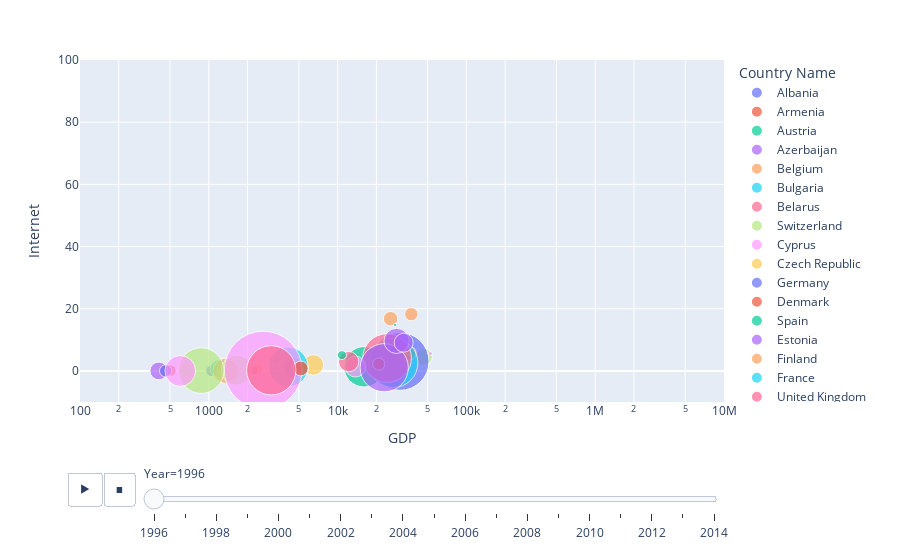

Notebook code for this chart:
### Code cell
fig = px.scatter(data, x="GDP", y="Internet", animation_frame="Year", animation_group="Country Name",
           size="Population", color="Country Name", hover_name="Country Name",
           log_x=True, size_max=55, range_x=[100,10000000], range_y=[-10,100])
fig.show()

### Figure 1 — Plotly figure (JSON) as saved in the notebook; plotly's stock layout.template omitted (floating-point values rounded to 4 significant figures)
{"data": [{"hovertemplate": "<b>%{hovertext}</b><br><br>Country Name=Albania<br>Year=1996<br>GDP=%{x}<br>Internet=%{y}<br>Population=%{marker.size}<extra></extra>", "hovertext": ["Albania"], "ids": ["Albania"], "legendgroup": "Albania", "marker": {"color": "#636efa", "size": [3168033], "sizemode": "area", "sizeref": 48980.0, "symbol": "circle"}, "mode": "markers", "name": "Albania", "orientation": "v", "showlegend": true, "type": "scatter", "x": [1046.0], "xaxis": "x", "y": [0.0322], "yaxis": "y"}, {"hovertemplate": "<b>%{hovertext}</b><br><br>Country Name=Armenia<br>Year=1996<br>GDP=%{x}<br>Internet=%{y}<br>Population=%{marker.size}<extra></extra>", "hovertext": ["Armenia"], "ids": ["Armenia"], "legendgroup": "Armenia", "marker": {"color": "#EF553B", "size": [3168215], "sizemode": "area", "sizeref": 48980.0, "symbol": "circle"}, "mode": "markers", "name": "Armenia", "orientation": "v", "showlegend": true, "type": "scatter", "x": [504.1], "xaxis": "x", "y": [0.09457], "yaxis": "y"}, {"hovertemplate": "<b>%{hovertext}</b><br><br>Country Name=Austria<br>Year=1996<br>GDP=%{x}<br>Internet=%{y}<br>Population=%{marker.size}<extra></extra>", "hovertext": ["Austria"], "ids": ["Austria"], "legendgroup": "Austria", "marker": {"color": "#00cc96", "size": [7959017], "sizemode": "area", "sizeref": 48980.0, "symbol": "circle"}, "mode": "markers", "name": "Austria", "orientation": "v", "showlegend": true, "type": "scatter", "x": [29810.0], "xaxis": "x", "y": [6.909], "yaxis": "y"}, {"hovertemplate": "<b>%{hovertext}</b><br><br>Country Name=Azerbaijan<br>Year=1996<br>GDP=%{x}<br>Internet=%{y}<br>Population=%{marker.size}<extra></extra>", "hovertext": ["Azerbaijan"], "ids": ["Azerbaijan"], "legendgroup": "Azerbaijan", "marker": {"color": "#ab63fa", "size": [7763000], "sizemode": "area", "sizeref": 48980.0, "symbol": "circle"}, "mode": "markers", "name": "Azerbaijan", "orientation": "v", "showlegend": true, "type": "scatter", "x": [409.2], "xaxis": "x", "y": [0.006355], "yaxis": "y"}, {"hovertemplate": "<b>%{hovertext}</b><br><br>Country Name=Belgium<br>Year=1996<br>GDP=%{x}<br>Internet=%{y}<br>Population=%{marker.size}<extra></extra>", "hovertext": ["Belgium"], "ids": ["Belgium"], "legendgroup": "Belgium", "marker": {"color": "#FFA15A", "size": [10156637], "sizemode": "area", "sizeref": 48980.0, "symbol": "circle"}, "mode": "markers", "name": "Belgium", "orientation": "v", "showlegend": true, "type": "scatter", "x": [27700.0], "xaxis": "x", "y": [2.968], "yaxis": "y"}, {"hovertemplate": "<b>%{hovertext}</b><br><br>Country Name=Bulgaria<br>Year=1996<br>GDP=%{x}<br>Internet=%{y}<br>Population=%{marker.size}<extra></extra>", "hovertext": ["Bulgaria"], "ids": ["Bulgaria"], "legendgroup": "Bulgaria", "marker": {"color": "#19d3f3", "size": [8362826], "sizemode": "area", "sizeref": 48980.0, "symbol": "circle"}, "mode": "markers", "name": "Bulgaria", "orientation": "v", "showlegend": true, "type": "scatter", "x": [1209.0], "xaxis": "x", "y": [0.7253], "yaxis": "y"}, {"hovertemplate": "<b>%{hovertext}</b><br><br>Country Name=Belarus<br>Year=1996<br>GDP=%{x}<br>Internet=%{y}<br>Population=%{marker.size}<extra></extra>", "hovertext": ["Belarus"], "ids": ["Belarus"], "legendgroup": "Belarus", "marker": {"color": "#FF6692", "size": [10160000], "sizemode": "area", "sizeref": 48980.0, "symbol": "circle"}, "mode": "markers", "name": "Belarus", "orientation": "v", "showlegend": true, "type": "scatter", "x": [1452.0], "xaxis": "x", "y": [0.0293], "yaxis": "y"}, {"hovertemplate": "<b>%{hovertext}</b><br><br>Country Name=Switzerland<br>Year=1996<br>GDP=%{x}<br>Internet=%{y}<br>Population=%{marker.size}<extra></extra>", "hovertext": ["Switzerland"], "ids": ["Switzerland"], "legendgroup": "Switzerland", "marker": {"color": "#B6E880", "size": [7071850], "sizemode": "area", "sizeref": 48980.0, "symbol": "circle"}, "mode": "markers", "name": "Switzerland", "orientation": "v", "showlegend": true, "type": "scatter", "x": [46680.0], "xaxis": "x", "y": [4.55], "yaxis": "y"}, {"hovertemplate": "<b>%{hovertext}</b><br><br>Country Name=Cyprus<br>Year=1996<br>GDP=%{x}<br>Internet=%{y}<br>Population=%{marker.size}<extra></extra>", "hovertext": ["Cyprus"], "ids": ["Cyprus"], "legendgroup": "Cyprus", "marker": {"color": "#FF97FF", "size": [873423], "sizemode": "area", "sizeref": 48980.0, "symbol": "circle"}, "mode": "markers", "name": "Cyprus", "orientation": "v", "showlegend": true, "type": "scatter", "x": [14970.0], "xaxis": "x", "y": [0.6733], "yaxis": "y"}, {"hovertemplate": "<b>%{hovertext}</b><br><br>Country Name=Czech Republic<br>Year=1996<br>GDP=%{x}<br>Internet=%{y}<br>Population=%{marker.size}<extra></extra>", "hovertext": ["Czech Republic"], "ids": ["Czech Republic"], "legendgroup": "Czech Republic", "marker": {"color": "#FECB52", "size": [10315241], "sizemode": "area", "sizeref": 48980.0, "symbol": "circle"}, "mode": "markers", "name": "Czech Republic", "orientation": "v", "showlegend": true, "type": "scatter", "x": [6494.0], "xaxis": "x", "y": [1.94], "yaxis": "y"}, {"hovertemplate": "<b>%{hovertext}</b><br><br>Country Name=Germany<br>Year=1996<br>GDP=%{x}<br>Internet=%{y}<br>Population=%{marker.size}<extra></extra>", "hovertext": ["Germany"], "ids": ["Germany"], "legendgroup": "Germany", "marker": {"color": "#636efa", "size": [81914831], "sizemode": "area", "sizeref": 48980.0, "symbol": "circle"}, "mode": "markers", "name": "Germany", "orientation": "v", "showlegend": true, "type": "scatter", "x": [30560.0], "xaxis": "x", "y": [3.055], "yaxis": "y"}, {"hovertemplate": "<b>%{hovertext}</b><br><br>Country Name=Denmark<br>Year=1996<br>GDP=%{x}<br>Internet=%{y}<br>Population=%{marker.size}<extra></extra>", "hovertext": ["Denmark"], "ids": ["Denmark"], "legendgroup": "Denmark", "marker": {"color": "#EF553B", "size": [5263074], "sizemode": "area", "sizeref": 48980.0, "symbol": "circle"}, "mode": "markers", "name": "Denmark", "orientation": "v", "showlegend": true, "type": "scatter", "x": [35650.0], "xaxis": "x", "y": [5.715], "yaxis": "y"}, {"hovertemplate": "<b>%{hovertext}</b><br><br>Country Name=Spain<br>Year=1996<br>GDP=%{x}<br>Internet=%{y}<br>Population=%{marker.size}<extra></extra>", "hovertext": ["Spain"], "ids": ["Spain"], "legendgroup": "Spain", "marker": {"color": "#00cc96", "size": [39889852], "sizemode": "area", "sizeref": 48980.0, "symbol": "circle"}, "mode": "markers", "name": "Spain", "orientation": "v", "showlegend": true, "type": "scatter", "x": [16070.0], "xaxis": "x", "y": [1.332], "yaxis": "y"}, {"hovertemplate": "<b>%{hovertext}</b><br><br>Country Name=Estonia<br>Year=1996<br>GDP=%{x}<br>Internet=%{y}<br>Population=%{marker.size}<extra></extra>", "hovertext": ["Estonia"], "ids": ["Estonia"], "legendgroup": "Estonia", "marker": {"color": "#ab63fa", "size": [1415594], "sizemode": "area", "sizeref": 48980.0, "symbol": "circle"}, "mode": "markers", "name": "Estonia", "orientation": "v", "showlegend": true, "type": "scatter", "x": [3353.0], "xaxis": "x", "y": [3.525], "yaxis": "y"}, {"hovertemplate": "<b>%{hovertext}</b><br><br>Country Name=Finland<br>Year=1996<br>GDP=%{x}<br>Internet=%{y}<br>Population=%{marker.size}<extra></extra>", "hovertext": ["Finland"], "ids": ["Finland"], "legendgroup": "Finland", "marker": {"color": "#FFA15A", "size": [5124573], "sizemode": "area", "sizeref": 48980.0, "symbol": "circle"}, "mode": "markers", "name": "Finland", "orientation": "v", "showlegend": true, "type": "scatter", "x": [25780.0], "xaxis": "x", "y": [16.78], "yaxis": "y"}, {"hovertemplate": "<b>%{hovertext}</b><br><br>Country Name=France<br>Year=1996<br>GDP=%{x}<br>Internet=%{y}<br>Population=%{marker.size}<extra></extra>", "hovertext": ["France"], "ids": ["France"], "legendgroup": "France", "marker": {"color": "#19d3f3", "size": [59753098], "sizemode": "area", "sizeref": 48980.0, "symbol": "circle"}, "mode": "markers", "name": "France", "orientation": "v", "showlegend": true, "type": "scatter", "x": [27020.0], "xaxis": "x", "y": [2.584], "yaxis": "y"}, {"hovertemplate": "<b>%{hovertext}</b><br><br>Country Name=United Kingdom<br>Year=1996<br>GDP=%{x}<br>Internet=%{y}<br>Population=%{marker.size}<extra></extra>", "hovertext": ["United Kingdom"], "ids": ["United Kingdom"], "legendgroup": "United Kingdom", "marker": {"color": "#FF6692", "size": [58166950], "sizemode": "area", "sizeref": 48980.0, "symbol": "circle"}, "mode": "markers", "name": "United Kingdom", "orientation": "v", "showlegend": true, "type": "scatter", "x": [24220.0], "xaxis": "x", "y": [4.124], "yaxis": "y"}, {"hovertemplate": "<b>%{hovertext}</b><br><br>Country Name=Georgia<br>Year=1996<br>GDP=%{x}<br>Internet=%{y}<br>Population=%{marker.size}<extra></extra>", "hovertext": ["Georgia"], "ids": ["Georgia"], "legendgroup": "Georgia", "marker": {"color": "#B6E880", "size": [4616100], "sizemode": "area", "sizeref": 48980.0, "symbol": "circle"}, "mode": "markers", "name": "Georgia", "orientation": "v", "showlegend": true, "type": "scatter", "x": [670.5], "xaxis": "x", "y": [0.04007], "yaxis": "y"}, {"hovertemplate": "<b>%{hovertext}</b><br><br>Country Name=Greece<br>Year=1996<br>GDP=%{x}<br>Internet=%{y}<br>Population=%{marker.size}<extra></extra>", "hovertext": ["Greece"], "ids": ["Greece"], "legendgroup": "Greece", "marker": {"color": "#FF97FF", "size": [10608800], "sizemode": "area", "sizeref": 48980.0, "symbol": "circle"}, "mode": "markers", "name": "Greece", "orientation": "v", "showlegend": true, "type": "scatter", "x": [13750.0], "xaxis": "x", "y": [1.395], "yaxis": "y"}, {"hovertemplate": "<b>%{hovertext}</b><br><br>Country Name=Croatia<br>Year=1996<br>GDP=%{x}<br>Internet=%{y}<br>Population=%{marker.size}<extra></extra>", "hovertext": ["Croatia"], "ids": ["Croatia"], "legendgroup": "Croatia", "marker": {"color": "#FECB52", "size": [4494000], "sizemode": "area", "sizeref": 48980.0, "symbol": "circle"}, "mode": "markers", "name": "Croatia", "orientation": "v", "showlegend": true, "type": "scatter", "x": [5269.0], "xaxis": "x", "y": [0.859], "yaxis": "y"}, {"hovertemplate": "<b>%{hovertext}</b><br><br>Country Name=Hungary<br>Year=1996<br>GDP=%{x}<br>Internet=%{y}<br>Population=%{marker.size}<extra></extra>", "hovertext": ["Hungary"], "ids": ["Hungary"], "legendgroup": "Hungary", "marker": {"color": "#636efa", "size": [10311238], "sizemode": "area", "sizeref": 48980.0, "symbol": "circle"}, "mode": "markers", "name": "Hungary", "orientation": "v", "showlegend": true, "type": "scatter", "x": [4525.0], "xaxis": "x", "y": [0.9692], "yaxis": "y"}, {"hovertemplate": "<b>%{hovertext}</b><br><br>Country Name=Ireland<br>Year=1996<br>GDP=%{x}<br>Internet=%{y}<br>Population=%{marker.size}<extra></extra>", "hovertext": ["Ireland"], "ids": ["Ireland"], "legendgroup": "Ireland", "marker": {"color": "#EF553B", "size": [3637510], "sizemode": "area", "sizeref": 48980.0, "symbol": "circle"}, "mode": "markers", "name": "Ireland", "orientation": "v", "showlegend": true, "type": "scatter", "x": [20860.0], "xaxis": "x", "y": [2.199], "yaxis": "y"}, {"hovertemplate": "<b>%{hovertext}</b><br><br>Country Name=Iceland<br>Year=1996<br>GDP=%{x}<br>Internet=%{y}<br>Population=%{marker.size}<extra></extra>", "hovertext": ["Iceland"], "ids": ["Iceland"], "legendgroup": "Iceland", "marker": {"color": "#00cc96", "size": [268916], "sizemode": "area", "sizeref": 48980.0, "symbol": "circle"}, "mode": "markers", "name": "Iceland", "orientation": "v", "showlegend": true, "type": "scatter", "x": [27900.0], "xaxis": "x", "y": [14.81], "yaxis": "y"}, {"hovertemplate": "<b>%{hovertext}</b><br><br>Country Name=Italy<br>Year=1996<br>GDP=%{x}<br>Internet=%{y}<br>Population=%{marker.size}<extra></extra>", "hovertext": ["Italy"], "ids": ["Italy"], "legendgroup": "Italy", "marker": {"color": "#ab63fa", "size": [56860281], "sizemode": "area", "sizeref": 48980.0, "symbol": "circle"}, "mode": "markers", "name": "Italy", "orientation": "v", "showlegend": true, "type": "scatter", "x": [23020.0], "xaxis": "x", "y": [1.023], "yaxis": "y"}, {"hovertemplate": "<b>%{hovertext}</b><br><br>Country Name=Kazakhstan<br>Year=1996<br>GDP=%{x}<br>Internet=%{y}<br>Population=%{marker.size}<extra></extra>", "hovertext": ["Kazakhstan"], "ids": ["Kazakhstan"], "legendgroup": "Kazakhstan", "marker": {"color": "#FFA15A", "size": [15577894], "sizemode": "area", "sizeref": 48980.0, "symbol": "circle"}, "mode": "markers", "name": "Kazakhstan", "orientation": "v", "showlegend": true, "type": "scatter", "x": [1350.0], "xaxis": "x", "y": [0.03182], "yaxis": "y"}, {"hovertemplate": "<b>%{hovertext}</b><br><br>Country Name=Kyrgyz Republic<br>Year=1996<br>GDP=%{x}<br>Internet=%{y}<br>Population=%{marker.size}<extra></extra>", "hovertext": ["Kyrgyz Republic"], "ids": ["Kyrgyz Republic"], "legendgroup": "Kyrgyz Republic", "marker": {"color": "#19d3f3", "size": [4628400], "sizemode": "area", "sizeref": 48980.0, "symbol": "circle"}, "mode": "markers", "name": "Kyrgyz Republic", "orientation": "v", "showlegend": true, "type": "scatter", "x": [394.9], "xaxis": "x", "y": [null], "yaxis": "y"}, {"hovertemplate": "<b>%{hovertext}</b><br><br>Country Name=Liechtenstein<br>Year=1996<br>GDP=%{x}<br>Internet=%{y}<br>Population=%{marker.size}<extra></extra>", "hovertext": ["Liechtenstein"], "ids": ["Liechtenstein"], "legendgroup": "Liechtenstein", "marker": {"color": "#FF6692", "size": [31325], "sizemode": "area", "sizeref": 48980.0, "symbol": "circle"}, "mode": "markers", "name": "Liechtenstein", "orientation": "v", "showlegend": true, "type": "scatter", "x": [79940.0], "xaxis": "x", "y": [null], "yaxis": "y"}, {"hovertemplate": "<b>%{hovertext}</b><br><br>Country Name=Lithuania<br>Year=1996<br>GDP=%{x}<br>Internet=%{y}<br>Population=%{marker.size}<extra></extra>", "hovertext": ["Lithuania"], "ids": ["Lithuania"], "legendgroup": "Lithuania", "marker": {"color": "#B6E880", "size": [3601613], "sizemode": "area", "sizeref": 48980.0, "symbol": "circle"}, "mode": "markers", "name": "Lithuania", "orientation": "v", "showlegend": true, "type": "scatter", "x": [2328.0], "xaxis": "x", "y": [0.2774], "yaxis": "y"}, {"hovertemplate": "<b>%{hovertext}</b><br><br>Country Name=Luxembourg<br>Year=1996<br>GDP=%{x}<br>Internet=%{y}<br>Population=%{marker.size}<extra></extra>", "hovertext": ["Luxembourg"], "ids": ["Luxembourg"], "legendgroup": "Luxembourg", "marker": {"color": "#FF97FF", "size": [414225], "sizemode": "area", "sizeref": 48980.0, "symbol": "circle"}, "mode": "markers", "name": "Luxembourg", "orientation": "v", "showlegend": true, "type": "scatter", "x": [52570.0], "xaxis": "x", "y": [5.552], "yaxis": "y"}, {"hovertemplate": "<b>%{hovertext}</b><br><br>Country Name=Latvia<br>Year=1996<br>GDP=%{x}<br>Internet=%{y}<br>Population=%{marker.size}<extra></extra>", "hovertext": ["Latvia"], "ids": ["Latvia"], "legendgroup": "Latvia", "marker": {"color": "#FECB52", "size": [2457222], "sizemode": "area", "sizeref": 48980.0, "symbol": "circle"}, "mode": "markers", "name": "Latvia", "orientation": "v", "showlegend": true, "type": "scatter", "x": [2430.0], "xaxis": "x", "y": [0.8127], "yaxis": "y"}, {"hovertemplate": "<b>%{hovertext}</b><br><br>Country Name=Moldova<br>Year=1996<br>GDP=%{x}<br>Internet=%{y}<br>Population=%{marker.size}<extra></extra>", "hovertext": ["Moldova"], "ids": ["Moldova"], "legendgroup": "Moldova", "marker": {"color": "#636efa", "size": [3667748], "sizemode": "area", "sizeref": 48980.0, "symbol": "circle"}, "mode": "markers", "name": "Moldova", "orientation": "v", "showlegend": true, "type": "scatter", "x": [462.2], "xaxis": "x", "y": [0.004644], "yaxis": "y"}, {"hovertemplate": "<b>%{hovertext}</b><br><br>Country Name=Macedonia, FYR<br>Year=1996<br>GDP=%{x}<br>Internet=%{y}<br>Population=%{marker.size}<extra></extra>", "hovertext": ["Macedonia, FYR"], "ids": ["Macedonia, FYR"], "legendgroup": "Macedonia, FYR", "marker": {"color": "#EF553B", "size": [1989443], "sizemode": "area", "sizeref": 48980.0, "symbol": "circle"}, "mode": "markers", "name": "Macedonia, FYR", "orientation": "v", "showlegend": true, "type": "scatter", "x": [2223.0], "xaxis": "x", "y": [0.076], "yaxis": "y"}, {"hovertemplate": "<b>%{hovertext}</b><br><br>Country Name=Montenegro<br>Year=1996<br>GDP=%{x}<br>Internet=%{y}<br>Population=%{marker.size}<extra></extra>", "hovertext": ["Montenegro"], "ids": ["Montenegro"], "legendgroup": "Montenegro", "marker": {"color": "#00cc96", "size": [611003], "sizemode": "area", "sizeref": 48980.0, "symbol": "circle"}, "mode": "markers", "name": "Montenegro", "orientation": "v", "showlegend": true, "type": "scatter", "x": [null], "xaxis": "x", "y": [null], "yaxis": "y"}, {"hovertemplate": "<b>%{hovertext}</b><br><br>Country Name=Netherlands<br>Year=1996<br>GDP=%{x}<br>Internet=%{y}<br>Population=%{marker.size}<extra></extra>", "hovertext": ["Netherlands"], "ids": ["Netherlands"], "legendgroup": "Netherlands", "marker": {"color": "#ab63fa", "size": [15530498], "sizemode": "area", "sizeref": 48980.0, "symbol": "circle"}, "mode": "markers", "name": "Netherlands", "orientation": "v", "showlegend": true, "type": "scatter", "x": [28700.0], "xaxis": "x", "y": [9.649], "yaxis": "y"}, {"hovertemplate": "<b>%{hovertext}</b><br><br>Country Name=Norway<br>Year=1996<br>GDP=%{x}<br>Internet=%{y}<br>Population=%{marker.size}<extra></extra>", "hovertext": ["Norway"], "ids": ["Norway"], "legendgroup": "Norway", "marker": {"color": "#FFA15A", "size": [4381336], "sizemode": "area", "sizeref": 48980.0, "symbol": "circle"}, "mode": "markers", "name": "Norway", "orientation": "v", "showlegend": true, "type": "scatter", "x": [37320.0], "xaxis": "x", "y": [18.25], "yaxis": "y"}, {"hovertemplate": "<b>%{hovertext}</b><br><br>Country Name=Poland<br>Year=1996<br>GDP=%{x}<br>Internet=%{y}<br>Population=%{marker.size}<extra></extra>", "hovertext": ["Poland"], "ids": ["Poland"], "legendgroup": "Poland", "marker": {"color": "#19d3f3", "size": [38624370], "sizemode": "area", "sizeref": 48980.0, "symbol": "circle"}, "mode": "markers", "name": "Poland", "orientation": "v", "showlegend": true, "type": "scatter", "x": [4141.0], "xaxis": "x", "y": [1.295], "yaxis": "y"}, {"hovertemplate": "<b>%{hovertext}</b><br><br>Country Name=Portugal<br>Year=1996<br>GDP=%{x}<br>Internet=%{y}<br>Population=%{marker.size}<extra></extra>", "hovertext": ["Portugal"], "ids": ["Portugal"], "legendgroup": "Portugal", "marker": {"color": "#FF6692", "size": [10063945], "sizemode": "area", "sizeref": 48980.0, "symbol": "circle"}, "mode": "markers", "name": "Portugal", "orientation": "v", "showlegend": true, "type": "scatter", "x": [12190.0], "xaxis": "x", "y": [2.981], "yaxis": "y"}, {"hovertemplate": "<b>%{hovertext}</b><br><br>Country Name=Romania<br>Year=1996<br>GDP=%{x}<br>Internet=%{y}<br>Population=%{marker.size}<extra></extra>", "hovertext": ["Romania"], "ids": ["Romania"], "legendgroup": "Romania", "marker": {"color": "#B6E880", "size": [22619004], "sizemode": "area", "sizeref": 48980.0, "symbol": "circle"}, "mode": "markers", "name": "Romania", "orientation": "v", "showlegend": true, "type": "scatter", "x": [1644.0], "xaxis": "x", "y": [0.2216], "yaxis": "y"}, {"hovertemplate": "<b>%{hovertext}</b><br><br>Country Name=Russian Federation<br>Year=1996<br>GDP=%{x}<br>Internet=%{y}<br>Population=%{marker.size}<extra></extra>", "hovertext": ["Russian Federation"], "ids": ["Russian Federation"], "legendgroup": "Russian Federation", "marker": {"color": "#FF97FF", "size": [148160042], "sizemode": "area", "sizeref": 48980.0, "symbol": "circle"}, "mode": "markers", "name": "Russian Federation", "orientation": "v", "showlegend": true, "type": "scatter", "x": [2644.0], "xaxis": "x", "y": [0.2698], "yaxis": "y"}, {"hovertemplate": "<b>%{hovertext}</b><br><br>Country Name=San Marino<br>Year=1996<br>GDP=%{x}<br>Internet=%{y}<br>Population=%{marker.size}<extra></extra>", "hovertext": ["San Marino"], "ids": ["San Marino"], "legendgroup": "San Marino", "marker": {"color": "#FECB52", "size": [26209], "sizemode": "area", "sizeref": 48980.0, "symbol": "circle"}, "mode": "markers", "name": "San Marino", "orientation": "v", "showlegend": true, "type": "scatter", "x": [null], "xaxis": "x", "y": [1.428], "yaxis": "y"}, {"hovertemplate": "<b>%{hovertext}</b><br><br>Country Name=Serbia<br>Year=1996<br>GDP=%{x}<br>Internet=%{y}<br>Population=%{marker.size}<extra></extra>", "hovertext": ["Serbia"], "ids": ["Serbia"], "legendgroup": "Serbia", "marker": {"color": "#636efa", "size": [7617794], "sizemode": "area", "sizeref": 48980.0, "symbol": "circle"}, "mode": "markers", "name": "Serbia", "orientation": "v", "showlegend": true, "type": "scatter", "x": [2750.0], "xaxis": "x", "y": [null], "yaxis": "y"}, {"hovertemplate": "<b>%{hovertext}</b><br><br>Country Name=Slovak Republic<br>Year=1996<br>GDP=%{x}<br>Internet=%{y}<br>Population=%{marker.size}<extra></extra>", "hovertext": ["Slovak Republic"], "ids": ["Slovak Republic"], "legendgroup": "Slovak Republic", "marker": {"color": "#EF553B", "size": [5373361], "sizemode": "area", "sizeref": 48980.0, "symbol": "circle"}, "mode": "markers", "name": "Slovak Republic", "orientation": "v", "showlegend": true, "type": "scatter", "x": [5178.0], "xaxis": "x", "y": [0.7833], "yaxis": "y"}, {"hovertemplate": "<b>%{hovertext}</b><br><br>Country Name=Slovenia<br>Year=1996<br>GDP=%{x}<br>Internet=%{y}<br>Population=%{marker.size}<extra></extra>", "hovertext": ["Slovenia"], "ids": ["Slovenia"], "legendgroup": "Slovenia", "marker": {"color": "#00cc96", "size": [1988628], "sizemode": "area", "sizeref": 48980.0, "symbol": "circle"}, "mode": "markers", "name": "Slovenia", "orientation": "v", "showlegend": true, "type": "scatter", "x": [10800.0], "xaxis": "x", "y": [5.072], "yaxis": "y"}, {"hovertemplate": "<b>%{hovertext}</b><br><br>Country Name=Sweden<br>Year=1996<br>GDP=%{x}<br>Internet=%{y}<br>Population=%{marker.size}<extra></extra>", "hovertext": ["Sweden"], "ids": ["Sweden"], "legendgroup": "Sweden", "marker": {"color": "#ab63fa", "size": [8840998], "sizemode": "area", "sizeref": 48980.0, "symbol": "circle"}, "mode": "markers", "name": "Sweden", "orientation": "v", "showlegend": true, "type": "scatter", "x": [32590.0], "xaxis": "x", "y": [9.044], "yaxis": "y"}, {"hovertemplate": "<b>%{hovertext}</b><br><br>Country Name=Tajikistan<br>Year=1996<br>GDP=%{x}<br>Internet=%{y}<br>Population=%{marker.size}<extra></extra>", "hovertext": ["Tajikistan"], "ids": ["Tajikistan"], "legendgroup": "Tajikistan", "marker": {"color": "#FFA15A", "size": [5849540], "sizemode": "area", "sizeref": 48980.0, "symbol": "circle"}, "mode": "markers", "name": "Tajikistan", "orientation": "v", "showlegend": true, "type": "scatter", "x": [178.5], "xaxis": "x", "y": [null], "yaxis": "y"}, {"hovertemplate": "<b>%{hovertext}</b><br><br>Country Name=Turkmenistan<br>Year=1996<br>GDP=%{x}<br>Internet=%{y}<br>Population=%{marker.size}<extra></extra>", "hovertext": ["Turkmenistan"], "ids": ["Turkmenistan"], "legendgroup": "Turkmenistan", "marker": {"color": "#19d3f3", "size": [4287344], "sizemode": "area", "sizeref": 48980.0, "symbol": "circle"}, "mode": "markers", "name": "Turkmenistan", "orientation": "v", "showlegend": true, "type": "scatter", "x": [555.0], "xaxis": "x", "y": [null], "yaxis": "y"}, {"hovertemplate": "<b>%{hovertext}</b><br><br>Country Name=Turkey<br>Year=1996<br>GDP=%{x}<br>Internet=%{y}<br>Population=%{marker.size}<extra></extra>", "hovertext": ["Turkey"], "ids": ["Turkey"], "legendgroup": "Turkey", "marker": {"color": "#FF6692", "size": [59423208], "sizemode": "area", "sizeref": 48980.0, "symbol": "circle"}, "mode": "markers", "name": "Turkey", "orientation": "v", "showlegend": true, "type": "scatter", "x": [3054.0], "xaxis": "x", "y": [0.1927], "yaxis": "y"}, {"hovertemplate": "<b>%{hovertext}</b><br><br>Country Name=Ukraine<br>Year=1996<br>GDP=%{x}<br>Internet=%{y}<br>Population=%{marker.size}<extra></extra>", "hovertext": ["Ukraine"], "ids": ["Ukraine"], "legendgroup": "Ukraine", "marker": {"color": "#B6E880", "size": [51057189], "sizemode": "area", "sizeref": 48980.0, "symbol": "circle"}, "mode": "markers", "name": "Ukraine", "orientation": "v", "showlegend": true, "type": "scatter", "x": [872.7], "xaxis": "x", "y": [0.09858], "yaxis": "y"}, {"hovertemplate": "<b>%{hovertext}</b><br><br>Country Name=Uzbekistan<br>Year=1996<br>GDP=%{x}<br>Internet=%{y}<br>Population=%{marker.size}<extra></extra>", "hovertext": ["Uzbekistan"], "ids": ["Uzbekistan"], "legendgroup": "Uzbekistan", "marker": {"color": "#FF97FF", "size": [23225000], "sizemode": "area", "sizeref": 48980.0, "symbol": "circle"}, "mode": "markers", "name": "Uzbekistan", "orientation": "v", "showlegend": true, "type": "scatter", "x": [600.6], "xaxis": "x", "y": [0.004285], "yaxis": "y"}], "layout": {"legend": {"itemsizing": "constant", "title": {"text": "Country Name"}, "tracegroupgap": 0}, "margin": {"t": 60}, "sliders": [{"active": 0, "currentvalue": {"prefix": "Year="}, "len": 0.9, "pad": {"b": 10, "t": 60}, "steps": [{"args": [["1996"], {"frame": {"duration": 0, "redraw": false}, "fromcurrent": true, "mode": "immediate", "transition": {"duration": 0, "easing": "linear"}}], "label": "1996", "method": "animate"}, {"args": [["1997"], {"frame": {"duration": 0, "redraw": false}, "fromcurrent": true, "mode": "immediate", "transition": {"duration": 0, "easing": "linear"}}], "label": "1997", "method": "animate"}, {"args": [["1998"], {"frame": {"duration": 0, "redraw": false}, "fromcurrent": true, "mode": "immediate", "transition": {"duration": 0, "easing": "linear"}}], "label": "1998", "method": "animate"}, {"args": [["1999"], {"frame": {"duration": 0, "redraw": false}, "fromcurrent": true, "mode": "immediate", "transition": {"duration": 0, "easing": "linear"}}], "label": "1999", "method": "animate"}, {"args": [["2000"], {"frame": {"duration": 0, "redraw": false}, "fromcurrent": true, "mode": "immediate", "transition": {"duration": 0, "easing": "linear"}}], "label": "2000", "method": "animate"}, {"args": [["2001"], {"frame": {"duration": 0, "redraw": false}, "fromcurrent": true, "mode": "immediate", "transition": {"duration": 0, "easing": "linear"}}], "label": "2001", "method": "animate"}, {"args": [["2002"], {"frame": {"duration": 0, "redraw": false}, "fromcurrent": true, "mode": "immediate", "transition": {"duration": 0, "easing": "linear"}}], "label": "2002", "method": "animate"}, {"args": [["2003"], {"frame": {"duration": 0, "redraw": false}, "fromcurrent": true, "mode": "immediate", "transition": {"duration": 0, "easing": "linear"}}], "label": "2003", "method": "animate"}, {"args": [["2004"], {"frame": {"duration": 0, "redraw": false}, "fromcurrent": true, "mode": "immediate", "transition": {"duration": 0, "easing": "linear"}}], "label": "2004", "method": "animate"}, {"args": [["2005"], {"frame": {"duration": 0, "redraw": false}, "fromcurrent": true, "mode": "immediate", "transition": {"duration": 0, "easing": "linear"}}], "label": "2005", "method": "animate"}, {"args": [["2006"], {"frame": {"duration": 0, "redraw": false}, "fromcurrent": true, "mode": "immediate", "transition": {"duration": 0, "easing": "linear"}}], "label": "2006", "method": "animate"}, {"args": [["2007"], {"frame": {"duration": 0, "redraw": false}, "fromcurrent": true, "mode": "immediate", "transition": {"duration": 0, "easing": "linear"}}], "label": "2007", "method": "animate"}, {"args": [["2008"], {"frame": {"duration": 0, "redraw": false}, "fromcurrent": true, "mode": "immediate", "transition": {"duration": 0, "easing": "linear"}}], "label": "2008", "method": "animate"}, {"args": [["2009"], {"frame": {"duration": 0, "redraw": false}, "fromcurrent": true, "mode": "immediate", "transition": {"duration": 0, "easing": "linear"}}], "label": "2009", "method": "animate"}, {"args": [["2010"], {"frame": {"duration": 0, "redraw": false}, "fromcurrent": true, "mode": "immediate", "transition": {"duration": 0, "easing": "linear"}}], "label": "2010", "method": "animate"}, {"args": [["2011"], {"frame": {"duration": 0, "redraw": false}, "fromcurrent": true, "mode": "immediate", "transition": {"duration": 0, "easing": "linear"}}], "label": "2011", "method": "animate"}, {"args": [["2012"], {"frame": {"duration": 0, "redraw": false}, "fromcurrent": true, "mode": "immediate", "transition": {"duration": 0, "easing": "linear"}}], "label": "2012", "method": "animate"}, {"args": [["2013"], {"frame": {"duration": 0, "redraw": false}, "fromcurrent": true, "mode": "immediate", "transition": {"duration": 0, "easing": "linear"}}], "label": "2013", "method": "animate"}, {"args": [["2014"], {"frame": {"duration": 0, "redraw": false}, "fromcurrent": true, "mode": "immediate", "transition": {"duration": 0, "easing": "linear"}}], "label": "2014", "method": "animate"}], "x": 0.1, "xanchor": "left", "y": 0, "yanchor": "top"}], "updatemenus": [{"buttons": [{"args": [null, {"frame": {"duration": 500, "redraw": false}, "fromcurrent": true, "mode": "immediate", "transition": {"duration": 500, "easing": "linear"}}], "label": "&#9654;", "method": "animate"}, {"args": [[null], {"frame": {"duration": 0, "redraw": false}, "fromcurrent": true, "mode": "immediate", "transition": {"duration": 0, "easing": "linear"}}], "label": "&#9724;", "method": "animate"}], "direction": "left", "pad": {"r": 10, "t": 70}, "showactive": false, "type": "buttons", "x": 0.1, "xanchor": "right", "y": 0, "yanchor": "top"}], "xaxis": {"anchor": "y", "domain": [0, 1], "range": [2, 7], "title": {"text": "GDP"}, "type": "log"}, "yaxis": {"anchor": "x", "domain": [0, 1], "range": [-10, 100], "title": {"text": "Internet"}}}}
